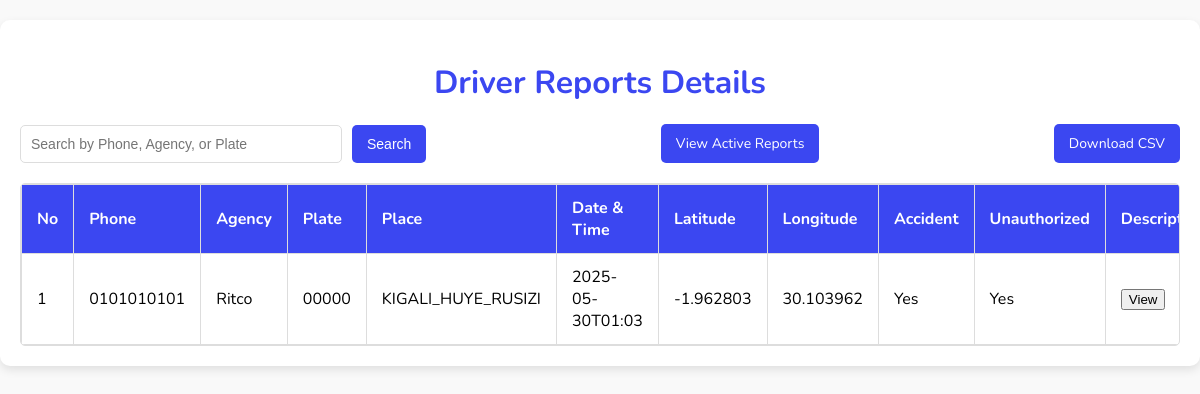
Page /Dashboard/driverdetails.php?archived=1 on the committed database.
### tables this page shows
CREATE TABLE `driver_report` (
  `id` int(20) NOT NULL,
  `phone` varchar(50) NOT NULL,
  `agency` varchar(50) NOT NULL,
  `plate` varchar(50) NOT NULL,
  `place` varchar(50) NOT NULL,
  `datetime` varchar(80) NOT NULL,
  `permit` varchar(79) NOT NULL,
  `latitude` varchar(59) NOT NULL,
  `longitude` varchar(50) NOT NULL,
  `accident` varchar(55) NOT NULL,
  `unauthorized` varchar(55) NOT NULL,
  `description` text NOT NULL,
  `archived` tinyint(1) DEFAULT 0
);

### Dashboard/driverdetails.php (the view, shortened to what this page needs)
<?php
include '../conn.php';
$isArchived = isset($_GET['archived']) && $_GET['archived'] == 1;
$sql = "SELECT * FROM driver_report WHERE archived = " . ($isArchived ? 1 : 0) . " ORDER BY datetime DESC";
$result = mysqli_query($conn, $sql);
?>
<!DOCTYPE html>
<html lang="en">
<head>
</head>
<body>
  <div class="container">
    <h1>Driver Reports Details</h1>
    <div class="actions">
      <form method="GET" style="display: flex; gap: 10px;">
        <input type="text" name="search" placeholder="Search by Phone, Agency, or Plate" value="<?php echo isset($_GET['search']) ? htmlspecialchars($_GET['search']) : ''; ?>">
        <button type="submit">Search</button>
      </form>
      <a href="?archived=<?php echo $isArchived ? 0 : 1; ?>">
        <?php echo $isArchived ? 'View Active Reports' : 'View Archived Reports'; ?>
      </a>
      <a href="?download_csv=1">Download CSV</a>
    </div>
    <?php if (mysqli_num_rows($result) > 0): ?>
      <div class="table-container">
        <table>
          <thead>
            <tr>
              <th>No</th>
              <th>Phone</th>
              <th>Agency</th>
              <th>Plate</th>
              <th>Place</th>
              <th>Date & Time</th>
              <th>Latitude</th>
              <th>Longitude</th>
              <th>Accident</th>
              <th>Unauthorized</th>
              <th>Description</th>
            </tr>
          </thead>
          <tbody>
            <?php $counter = 1; ?>
            <?php while ($row = mysqli_fetch_assoc($result)): ?>
              <tr>
                <td><?php echo $counter++; ?></td>
                <td><?php echo htmlspecialchars($row['phone']); ?></td>
                <td><?php echo htmlspecialchars($row['agency']); ?></td>
                <td><?php echo htmlspecialchars($row['plate']); ?></td>
                <td><?php echo htmlspecialchars($row['place']); ?></td>
                <td><?php echo htmlspecialchars($row['datetime']); ?></td>
                <td><?php echo htmlspecialchars($row['latitude']); ?></td>
                <td><?php echo htmlspecialchars($row['longitude']); ?></td>
                <td><?php echo $row['accident'] ? 'Yes' : 'No'; ?></td>
                <td><?php echo $row['unauthorized'] ? 'Yes' : 'No'; ?></td>
                <td>
                  <button class="btn" onclick="showModal(`<?php echo addslashes(htmlspecialchars($row['description'])); ?>`)">View</button>
                </td>
              </tr>
            <?php endwhile; ?>
          </tbody>
        </table>
      </div>
    <?php else: ?>
      <p class="no-data">No driver reports found.</p>
    <?php endif; ?>
  </div>
</body>
</html>

### Dashboard/driverdetails.php (style rules this page uses)
body { font-family: 'Nunito', sans-serif; background-color: #f9f9f9; margin: 0; padding: 0; }
.container { max-width: 1200px; margin: 20px auto; padding: 20px; background-color: #ffffff; border-radius: 10px; box-shadow: 0 4px 10px rgba(0, 0, 0, 0.1); }
h1 { text-align: center; color: #3b47f1; margin-bottom: 20px; }
.actions { display: flex; justify-content: space-between; align-items: center; margin-bottom: 20px; }
.actions a, .actions button { padding: 10px 15px; background-color: #3b47f1; color: white; text-decoration: none; border-radius: 5px; font-size: 14px; cursor: pointer; transition: background-color 0.3s ease; border: none; }
.actions input[type="text"] { padding: 10px; border: 1px solid #ddd; border-radius: 5px; font-size: 14px; width: 300px; }
.table-container { max-height: 400px; overflow-y: auto; border: 1px solid #ddd; border-radius: 5px; }
table { width: 100%; border-collapse: collapse; }
table th, table td { padding: 12px 15px; text-align: left; border: 1px solid #ddd; }
table th { background-color: #3b47f1; color: white; font-weight: bold; position: sticky; top: 0; z-index: 1; }

### rows in the picture
driver_report: phone "0101010101", agency "Ritco", plate "00000", place "KIGALI_HUYE_RUSIZI", datetime "2025-05-30T01:03", latitude "-1.962803", longitude "30.103962", accident "Yes", unauthorized "Yes"
